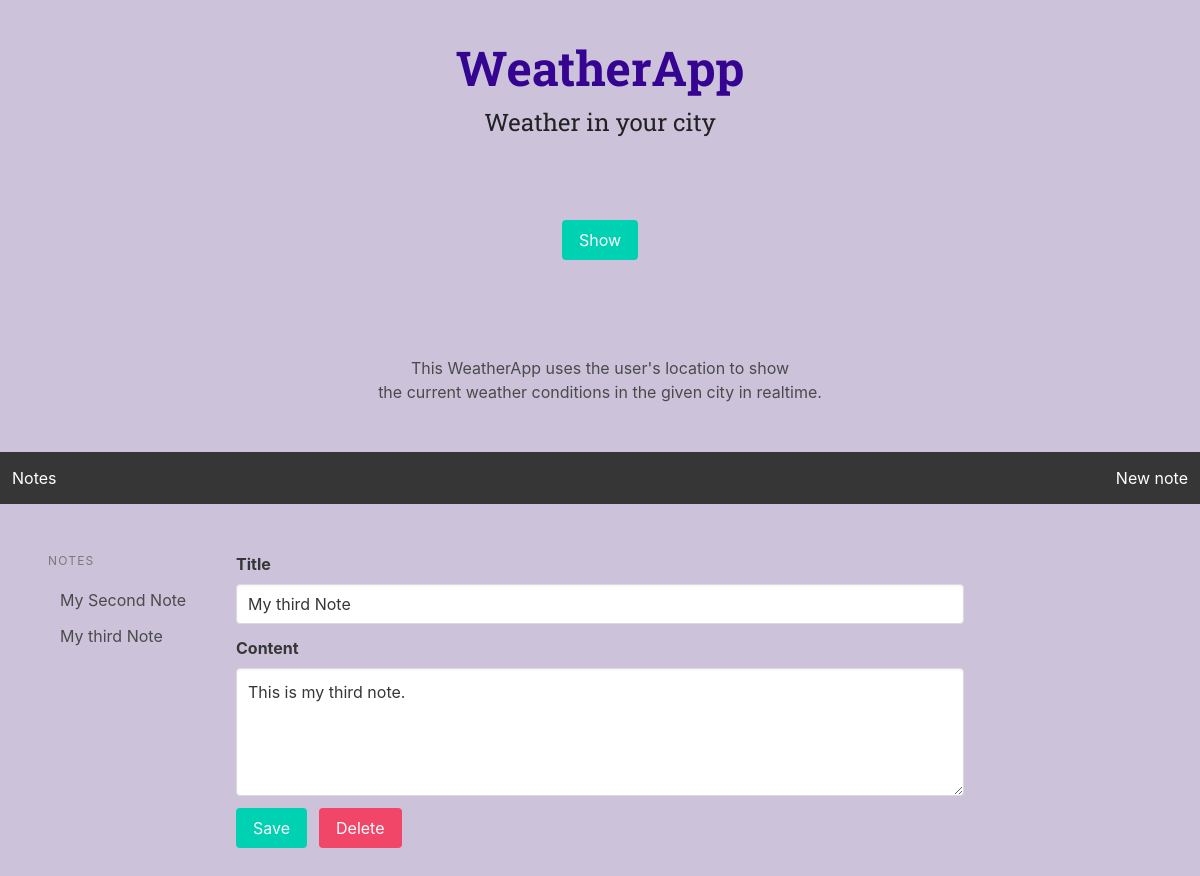
Before: /?noteid=5 with the older database file.
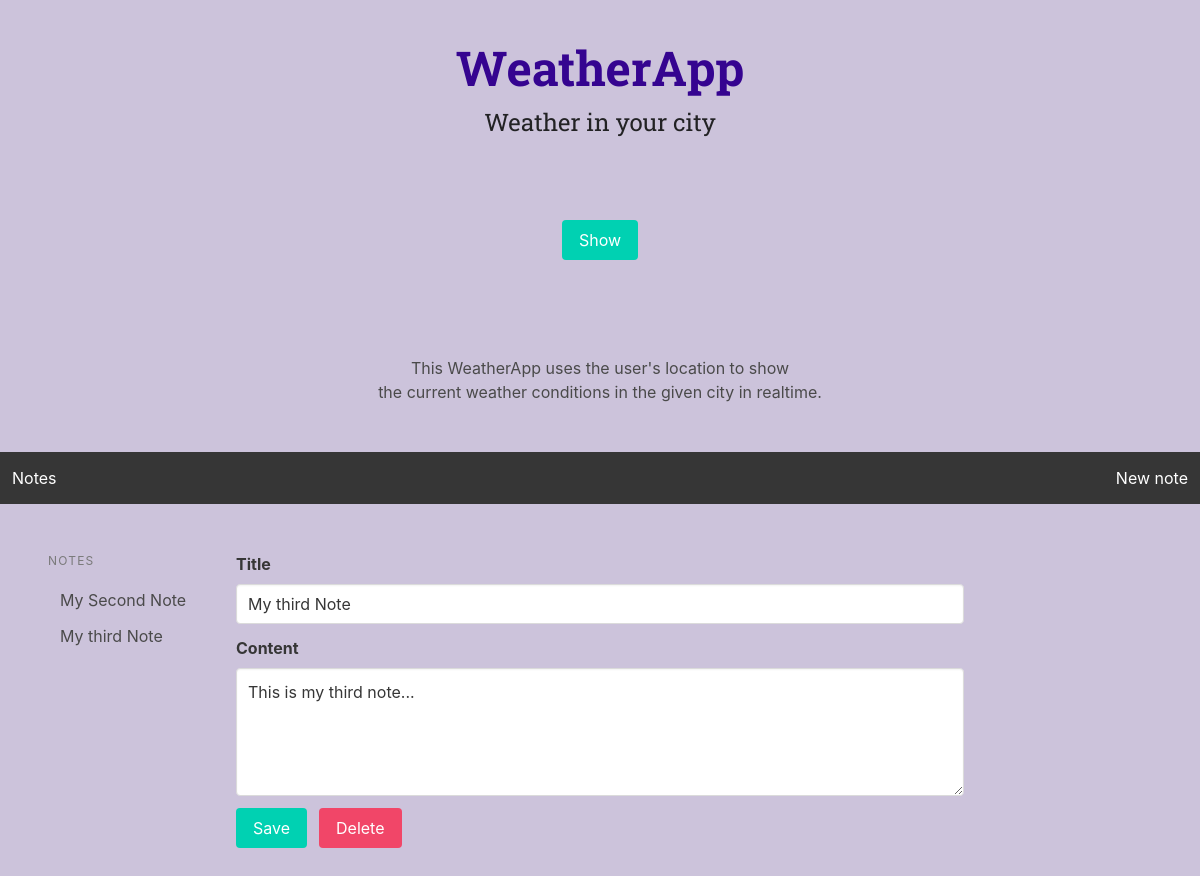
After: the same page with the newer database file.
### weather/models.py (models this page shows)
class Note(models.Model):
    title = models.CharField(max_length=255)
    content = models.TextField(blank=True, null=True)
    class Meta:
        ordering = ('title',)

### weather/views.py (the view, shortened to what this page needs)
# urls.py: path('', views.editor, name='editor'),
def editor(request):
    noteid = int(request.GET.get('noteid', 0))
    notes = Note.objects.all()
    if noteid > 0:
        note = Note.objects.get(pk=noteid)
    else:
            note = ''
    context = {
        'noteid' : noteid,
        'notes' : notes,
        'note': note
    }
    return render(request, 'weather/index.html', context)

### weather/templates/weather/index.html (shortened to what this page needs)
{% load static %}
<!DOCTYPE html>
<html lang="en">
<head>
    <link rel="stylesheet" href="{% static 'weather/styles/base.css' %}">
    <link rel="stylesheet" href="https://cdn.jsdelivr.net/npm/bulma@0.9.0/css/bulma.min.css">
</head>
<body>
  <header id="main-header">
    <nav><a href="/" id="main-logo">WeatherApp</a></nav>
    <h1>Weather in your city</h1>
</header>
<section class="section">
    <article>
        <form action="weather/weather-info.html" method="get">
        <input class="button is-primary" type="submit" name="send" value="Show">
        </form>
    </article>
</section>
<section class="section">
    <article>
        <p>This WeatherApp uses the user's location to show</p>
        <p>the current weather conditions in the given city in realtime.</p>
    </article>
</section>
<nav class="navbar is-dark">
    <div class="navbar-brand">
        <a href="{% url 'editor' %}" class="navbar-item">Notes</a>
    </div>
    <div class="navbar-menu">
        <div class="navbar-end">
            <a href="{% url 'editor' %}?noteid=0" class="navbar-item">New note</a>
        </div>
    </div>
</nav>
<section class="section">
    <div class="columns">
        <div class="column is-2">
            <aside class="menu">
                <p class="menu-label">Notes</p>
                <ul class="menu-list">
                    {% for note in notes %}
                        <li>
                            <a href="{% url 'editor' %}?noteid={{ note.id }}">{{ note.title }}</a>
                        </li>
                    {% endfor %}
                </ul>
            </aside>
        </div>
        <div class="column is-8">
            <form method="post" action="{% url 'editor' %}">
                <div class="field">
                    <label class="label">
                        Title
                    </label>
                    <div class="control">
                        <input type="text" class="input" name="title" placeholder="Title"{% if note %} value="{{ note.title }}"{% endif %}>
                    </div>
                </div>
                <div class="field">
                    <label class="label">Content</label>
                    <div class="control">
                        <textarea class="textarea" name="content" placeholder="Content">{% if note %}{{ note.content }}{% endif %}</textarea>
                    </div>
                </div>
                <div class="field is-grouped">
                    <div class="control">
                        <button class="button is-primary">Save</button>
                    </div>
                    {% if note %}
                        <div class="control">
                            <a href="{% url 'delete_note' note.id %}" class="button is-danger">Delete</a>
                        </div>
                    {% endif %}
                </div>
            </form>
        </div>
    </div>
</section>
</body>
</html>

### weather/static/weather/styles/base.css (style rules this page uses)
* { box-sizing: border-box; }
body { font-family: 'Roboto', sans-serif; margin: 0; background-color: #ccc3db; color: #3e3e41; }
h1, h2, h3 { font-family: 'Roboto Slab', sans-serif; color: #222224; }
button, .btn { cursor: pointer; font: inherit; padding: 0.5rem 1.5rem; background-color: #350490; border: 1px solid #350490; color: white; border-radius: 4px; text-decoration: none; }
#main-header { width: 100%; text-align: center; padding: 2rem 0; }
#main-header h1 { font-size: 1.5rem; }
#main-logo { font-size: 3rem; font-family: 'Roboto Slab', sans-serif; text-decoration: none; color: #350490; font-weight: bold; }
article { position: relative; text-align: center; }

Changed rows visible on the page:
changed Note "My third Note": content "This is my third note." → "This is my third note..."
